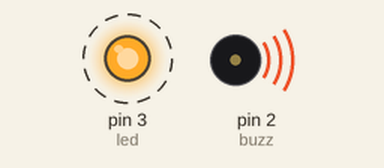
Bench run of a sketch on a simulated Arduino Uno, built with avr-gcc and run on an emulated ATmega328P. On the bench: output pins drawn as LEDs (lit = HIGH), buzzer (waves = sounding). Dashed ring = blinking.

Above: at 0.5 s.
Timing chart, 0 to 4.6 s (numbered marks = the images above):
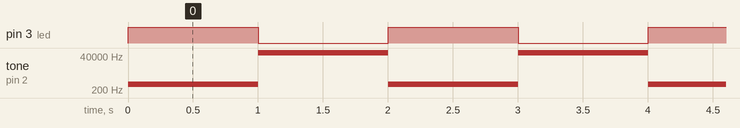

The sketch:

coba_galileo.ino
```cpp
int led = 3;
int buzz = 2;
void setup() {
  // put your setup code here, to run once:
  pinMode(led, OUTPUT);
  Serial.begin(9600);
}

void loop() {
  // put your main code here, to run repeatedly:
 digitalWrite(led, HIGH);
 tone(buzz,500);
 delay(1000);
 digitalWrite(led, LOW);
 tone(buzz,-2);
 delay(1000);
}
```

Measured:
- by itself, pin 3 (led): alternates HIGH for 1.0 s and LOW for 1.0 s
- by itself, tone on pin 2 (buzz): alternates 65534 Hz for 1.0 s and 500 Hz for 1.0 s
